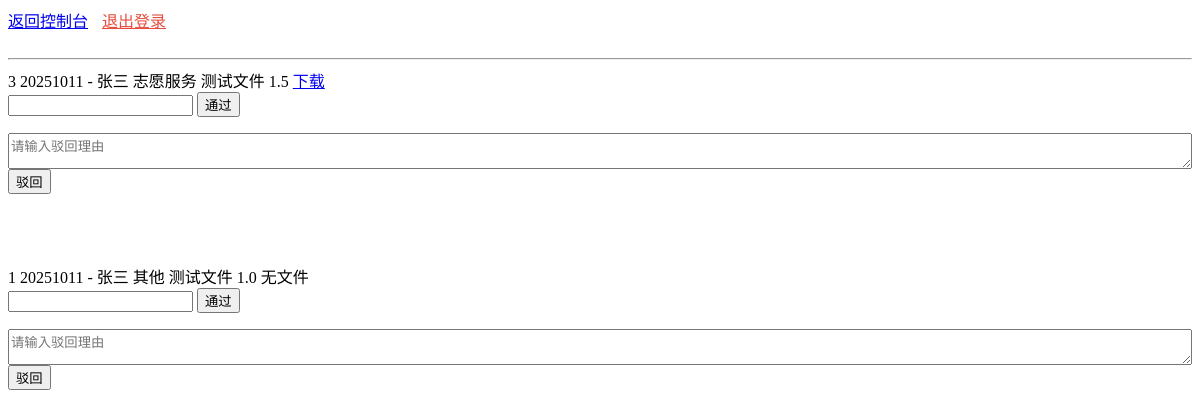
The app's page /counselor/review/ (signed in), older data.
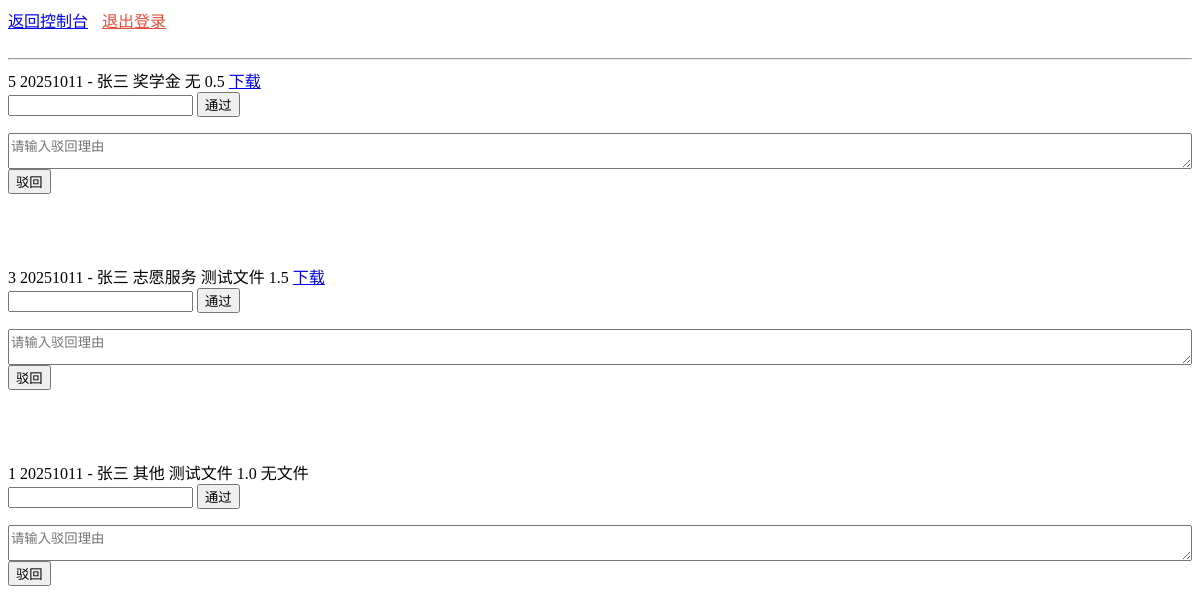
The same page, newer data.
### apps/students/models.py (models this page shows, shortened)
class Submission(models.Model):
    AWARD_PAPER = 'award_paper'
    COMPETITION = 'competition'
    VOLUNTEER = 'volunteer'
    SCHOLARSHIP = 'scholarship'
    OTHER = 'other'
    CATEGORY_CHOICES = [
        (AWARD_PAPER, '获奖论文'),
        (COMPETITION, '竞赛获奖'),
        (VOLUNTEER, '志愿服务'),
        (SCHOLARSHIP, '奖学金'),
        (OTHER, '其他'),
    ]
    student = models.ForeignKey(StudentProfile, on_delete=models.CASCADE, verbose_name="学生")
    category = models.CharField("加分项类型", max_length=20, choices=CATEGORY_CHOICES, default=OTHER)
    remarks = models.TextField("备注", blank=True, default="")
    file = models.FileField("提交文件", upload_to='uploads/', null=True, blank=True)
    self_rating = models.DecimalField("自评加分", max_digits=5, decimal_places=1, default=0)
    approved = models.BooleanField("已审核通过", default=False)
    rejected = models.BooleanField(default=False, verbose_name='已驳回')
    reject_reason = models.TextField(blank=True, null=True, verbose_name='驳回理由')
    approved_score = models.DecimalField("审核加分", max_digits=5, decimal_places=1, null=True, blank=True)
    timestamp = models.DateTimeField("提交时间", auto_now_add=True)

class StudentProfile(models.Model):
    user = models.OneToOneField(
        User,
        on_delete=models.CASCADE,
        null=True,
        related_name='profile'  # 反向关联名称
    )
    full_name = models.CharField("姓名", max_length=100, blank=True)
    student_id = models.CharField("学号", max_length=20, unique=True,
                                  validators=[RegexValidator(regex=r'^\d{8,20}$', message='学号必须是8-20位数字')])
    grade = models.CharField("年级", max_length=20, blank=True)
    college = models.CharField("学院", max_length=100, blank=True)
    department = models.CharField("系别", max_length=100, blank=True)
    major = models.CharField("专业", max_length=100, blank=True)
    enrollment_year = models.PositiveIntegerField("入学年份", null=True, blank=True, help_text="例如：2023")
    GENDER_CHOICES = [
        ('M', '男'),
        ('F', '女'),
        ('O', '其他'),
    ]
    gender = models.CharField("性别", max_length=1, choices=GENDER_CHOICES, blank=True)
    ethnicity = models.CharField("民族", max_length=50, blank=True)
    political_status = models.CharField("政治面貌", max_length=50, blank=True)
    id_card = models.CharField("身份证号", max_length=18, blank=True,
                               validators=[RegexValidator(regex=r'^\d{17}[\dXx]$', message='请输入有效的身份证号')])
    phone = models.CharField("手机号", max_length=11, blank=True, help_text="请输入11位手机号码")
    email = models.EmailField("邮箱", blank=True, help_text="请输入有效的邮箱地址")
    academic_score = models.DecimalField(
        "学业成绩",
        max_digits=5,
        decimal_places=1,
        null=True,
        blank=True
    )
    material_score = models.DecimalField(
        "材料加分",
        max_digits=5,
        decimal_places=1,
        default=0
    )
    total_score = models.DecimalField(
        "总分",
        max_digits=5,
        decimal_places=1,
        null=True,
        blank=True
    )
    score_ratio = models.DecimalField(
        "学业成绩换算比例",
        max_digits=3,
        decimal_places=2,
        default=0.7,  # 默认70%比例
        help_text="例如：0.7表示学业成绩占70%"
    )

### apps/counselors/views.py (the view)
# urls.py: path('review/', views.review_submissions, name='review_submissions'),
@login_required
def review_submissions(request):
    if not hasattr(request.user, 'counselor_profile'):
        return redirect('login')
    submissions = Submission.objects.filter(approved=False).order_by('-timestamp')
    return render(request, 'counselors/review_submissions.html', {
        'submissions': submissions
    })

### templates/counselors/review_submissions.html (shortened to what this page needs)
    <div class="nav">
        <a href="{% url 'counselor_dashboard' %}">返回控制台</a>
        <a href="{% url 'counselor_logout' %}" style="margin-left: 10px; color: #e74c3c;">退出登录</a>
    </div>
    <br><hr>
{% for sub in submissions %}
<tr>
    <td>{{ sub.id }}</td>
    <td>{{ sub.student.student_id }} - {{ sub.student.full_name }}</td>
    <td>{{ sub.get_category_display }}</td>
    <td>{{ sub.remarks }}</td>
    <td>{{ sub.self_rating }}</td>
    <td>
        {% if sub.file %}
            <a href="{{ sub.file.url }}">下载</a>
        {% else %}
            无文件
        {% endif %}
    </td>
    <td>
        <form method="post" action="{% url 'approve_submission' sub.id %}">
            <input type="number" name="approved_score" min="0" step="0.5" required>
            <button type="submit" class="btn btn-success">通过</button>
        </form>
        <form method="post" action="{% url 'reject_submission' sub.id %}" style="margin-top: 10px;">
            <textarea name="reject_reason" placeholder="请输入驳回理由" required rows="2" style="width: 100%;"></textarea>
            <button type="submit" class="btn btn-danger">驳回</button>
        </form>
    </td>
</tr>
{% endfor %}

Row changes from the older to the newer data that the page shows:
added Submission: id "5", student.student_id "20251011", student.full_name "张三", category "奖学金", remarks "无", self_rating "0.5"
